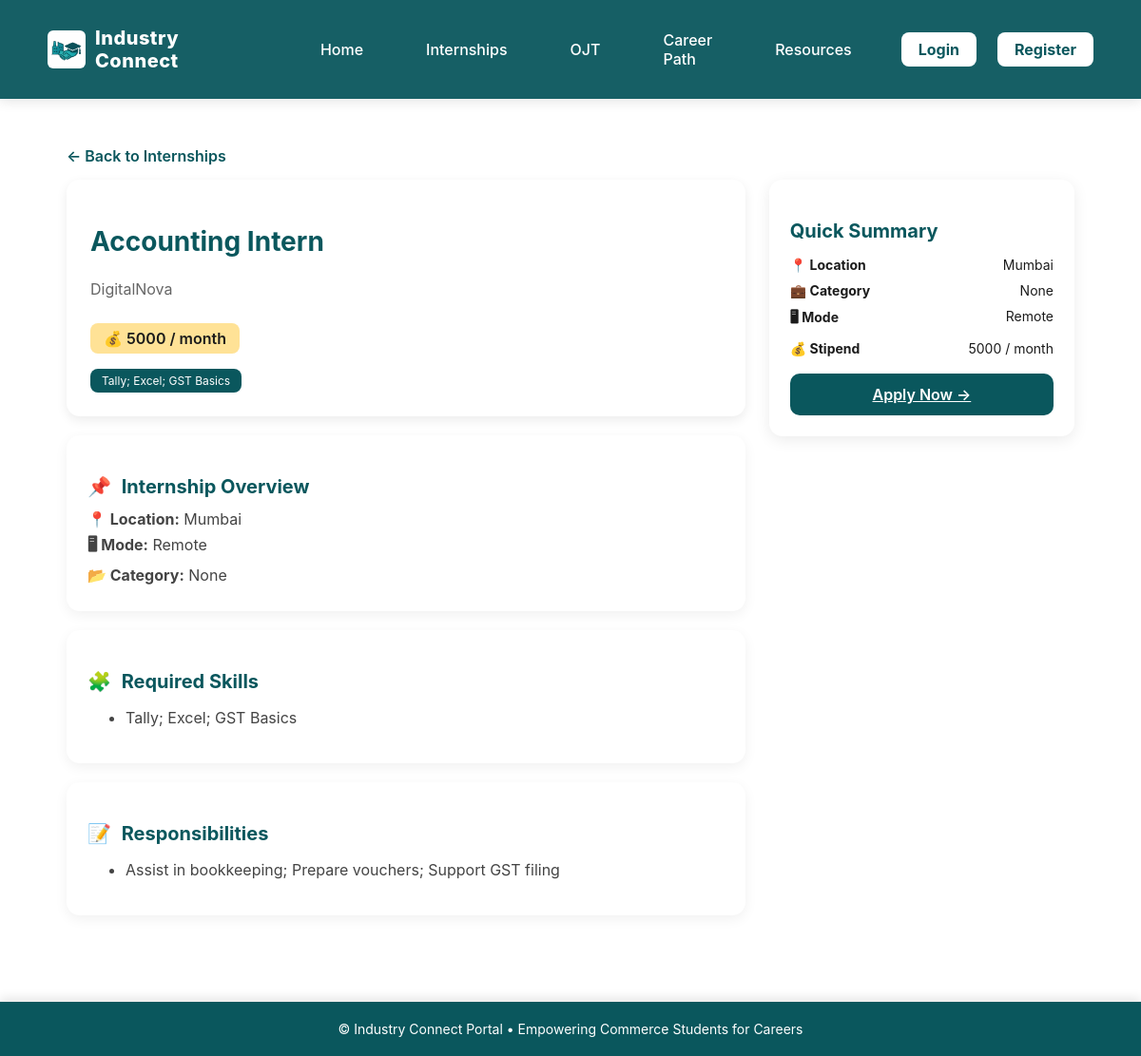
Screenshot of /internships/2 with the database file from the repository.
### models/internship.py (models this page shows, shortened)
class Internship(db.Model):
    __tablename__ = "internships"
    id = db.Column(db.Integer, primary_key=True)
    title = db.Column(db.String(255), nullable=False)
    slug = db.Column(db.String(255), unique=True)
    company_name = db.Column(db.String(255), nullable=False)
    company_id = db.Column(db.Integer, db.ForeignKey("companies.id"), nullable=True)
    employer_id = db.Column(db.Integer, db.ForeignKey("users.id"))
    category = db.Column(db.String(120), nullable=True)
    internship_type = db.Column(db.String(100), nullable=True)
    mode = db.Column(db.String(40), nullable=True)
    location = db.Column(db.String(150), nullable=True)
    duration = db.Column(db.String(80), nullable=True)
    stipend = db.Column(db.String(80), nullable=True)
    is_paid = db.Column(db.Boolean, default=False)
    skills = db.Column(db.Text, nullable=True)
    tags = db.Column(db.Text, nullable=True)
    responsibilities = db.Column(db.Text, nullable=True)
    company_info = db.Column(db.Text, nullable=True)
    offer_letter = db.Column(db.String(255), nullable=True)
    completion_certificate = db.Column(db.String(255), nullable=True)
    status = db.Column(db.String(40), default="Pending")
    created_at = db.Column(db.DateTime, default=datetime.utcnow)
    views = db.Column(db.Integer, default=0)
    applications_count = db.Column(db.Integer, default=0)
    popularity_score = db.Column(db.Float, default=0.0)
    is_active = db.Column(db.Boolean, default=True)
    applications = db.relationship(
        "Application",
        back_populates="internship",
        cascade="all, delete-orphan"
    )
    def skill_list(self):
        return [s.strip() for s in (self.skills or "").split(",") if s.strip()]

### blueprints/internships.py (the view, shortened to what this page needs)
@internships_bp.route("/<int:id>")
def internship_detail(id):
    internship = Internship.query.get_or_404(id)
    if internship.status != "Approved":
        flash("This internship is not approved yet.", "warning")
        return redirect(url_for("internships.internship_list"))
    is_owner = False
    has_applied = False
    is_saved = False
    return render_template(
        "internships/internship_detail.html",
        internship=internship,
        is_owner=is_owner,
        has_applied=has_applied,
        is_saved=is_saved,
    )

### templates/internships/internship_detail.html (shortened to what this page needs)
{% extends "base.html" %}
{% block content %}
<div class="internship-wrapper">
    <a href="{{ url_for('internships.internship_list') }}" class="back-btn">← Back to Internships</a>
    <div class="content-grid">
        <div>
            <div class="header-card">
                <h2 class="job-title">{{ internship.title }}</h2>
                <p class="company-name">
                    {{ internship.company_name or internship.company }}
                </p>
                {% if internship.stipend %}
                    <span class="stipend-pill">💰 {{ internship.stipend }}</span>
                {% else %}
                    <span class="stipend-pill unpaid">Unpaid</span>
                {% endif %}
                {% if internship.skill_list() %}
                <div class="skills-box">
                    {% for skill in internship.skill_list() %}
                        <span class="skill-tag">{{ skill }}</span>
                    {% endfor %}
                </div>
                {% endif %}
            </div>
            <div class="detail-card">
                <h3><span class="icon">📌</span> Internship Overview</h3>
                <div class="overview-list">
                    <p><b>📍 Location:</b> {{ internship.location or "Not specified" }}</p>
                    <p><b>🖥 Mode:</b> {{ internship.mode }}</p>
                    <p><b>📂 Category:</b> {{ internship.category }}</p>
                </div>
            </div>
            {% if internship.skill_list() %}
            <div class="detail-card">
                <h3><span class="icon">🧩</span> Required Skills</h3>
                <ul class="styled-list">
                    {% for skill in internship.skill_list() %}
                        <li>{{ skill }}</li>
                    {% endfor %}
                </ul>
            </div>
            {% endif %}
            {% if internship.responsibilities %}
            <div class="detail-card">
                <h3><span class="icon">📝</span> Responsibilities</h3>
                <ul class="styled-list">
                    {% for r in internship.responsibilities.split('.') if r.strip() %}
                        <li>{{ r.strip() }}</li>
                    {% endfor %}
                </ul>
            </div>
            {% endif %}
        </div>
        <div class="sidebar-card">
            <h3 class="sidebar-title">Quick Summary</h3>
            <div class="sidebar-row"><b>📍 Location</b><span>{{ internship.location or "Not specified" }}</span></div>
            <div class="sidebar-row"><b>💼 Category</b><span>{{ internship.category }}</span></div>
            <div class="sidebar-row"><b>🖥 Mode</b><span>{{ internship.mode }}</span></div>
            <div class="sidebar-row"><b>💰 Stipend</b><span>{{ internship.stipend or "Unpaid" }}</span></div>
            <a class="apply-btn-full" href="{{ url_for('internships.internship_apply', id=internship.id) }}">
                Apply Now →
            </a>
        </div>
    </div>
</div>
{% endblock %}

### templates/base.html (shortened to what this page needs)
<!doctype html>
<html lang="en">
<head>
  <link rel="stylesheet" href="{{ url_for('static', filename='css/style.css') }}">
</head>
<body>
<header class="site-header">
  <div class="container header-inner">
    <a class="brand" href="{{ url_for('public.home') }}">
      <img src="{{ url_for('static', filename='img/logo.png') }}" alt="Industry Connect">
      <span class="brand-text">Industry Connect</span>
    </a>
    <nav class="main-nav">
      {% if current_user.is_authenticated %}
        {% if current_user.role == 'college' %}
          <a href="{{ url_for('college.dashboard') }}">Dashboard</a>
          <a href="{{ url_for('college.students') }}">Students</a>
          <a href="{{ url_for('college.analytics') }}">Analytics</a>
        {% elif current_user.role == 'student' %}
          <a href="{{ url_for('student.dashboard') }}">Dashboard</a>
          <a href="{{ url_for('internships.internship_list') }}">Internships</a>
          <a href="{{ url_for('student.my_applications') }}">Applications</a>
          <a href="{{ url_for('ojt.ojt_list') }}">OJT</a>
        {% elif current_user.role == 'employer' %}
          <a href="{{ url_for('employer.dashboard') }}">Dashboard</a>
          <a href="{{ url_for('employer.internships') }}">My Internships</a>
        {% elif current_user.role == 'admin' %}
          <a href="{{ url_for('admin.dashboard') }}">Admin Panel</a>
        {% endif %}
      {% else %}
        <a href="{{ url_for('public.home') }}">Home</a>
        <a href="{{ url_for('internships.internship_list') }}">Internships</a>
        <a href="{{ url_for('ojt.ojt_list') }}">OJT</a>
        <a href="{{ url_for('career.career_path') }}">Career Path</a>
        <a href="{{ url_for('resources.index') }}">Resources</a>
      {% endif %}
    </nav>
    <div class="auth-links">
      {% if current_user.is_authenticated %}
        <a href="{{ url_for('auth.logout') }}" class="btn-white">Logout</a>
      {% else %}
        <a href="{{ url_for('auth.login') }}" class="btn-white">Login</a>
        <a href="{{ url_for('auth.register') }}" class="btn-white">Register</a>
      {% endif %}
    </div>
  </div>
</header>
<main class="site-main container">
  {% block content %}{% endblock %}
</main>
<footer class="site-footer">
  <div class="container">
    © Industry Connect Portal • Empowering Commerce Students for Careers
  </div>
</footer>
</body>
</html>

### static/css/style.css (style rules this page uses)
:root { --peacock: #006d66; --peacock-dark: #004c46; --muted: #f2f3f4; --text: #1b1b1b; --accent: #0ea5a4; --max-width: 1100px; --radius: 10px; --gap: 18px; --card-bg: #ffffff; }
* { box-sizing:border-box }
html,body { height:100%;margin:0;color:var(--text);font-family:Inter, system-ui, -apple-system, "Segoe UI", Roboto, "Helvetica Neue", Arial }
a { color:var(--peacock);text-decoration:underline }
.container { max-width:var(--max-width);margin:0 auto;padding:0 18px }
.site-header { background:linear-gradient(180deg,var(--peacock) 0%, var(--peacock-dark) 100%);color:white;box-shadow:0 4px 14px rgba(0,0,0,0.08);position:sticky;top:0;z-index:40 }
.header-inner { display:flex;align-items:center;gap:20px;padding:16px 0 }
.brand { display:flex;align-items:center;gap:12px;color:white;text-decoration:none }
.brand img { height:42px;width:42px;object-fit:contain;border-radius:6px;background:white;padding:4px }
.brand-text { font-weight:700;font-size:18px }
.main-nav { margin-left:28px;display:flex;gap:22px;align-items:center }
.main-nav a { color:rgba(255,255,255,0.95);text-decoration:none;padding:6px 8px;border-radius:6px }
.auth-links { margin-left:auto;display:flex;gap:12px;align-items:center }
.site-footer { background:#fafafa;border-top:1px solid #eee;padding:20px 0;margin-top:28px;color:#444;font-size:14px }

### templates/base.html (style rules this page uses)
:root { --primary: #0a575d; --primary-dark: #08474b; --light-bg: #f4ffff; --white: #ffffff; }
.site-header { width: 100%; background: rgba(10, 87, 93, 0.95); backdrop-filter: blur(6px); position: sticky; top: 0; z-index: 1000; padding: 10px 0; box-shadow: 0 3px 12px rgba(0,0,0,0.1); }
.header-inner { display: flex; align-items: center; justify-content: space-between; }
.brand { display: flex; align-items: center; gap: 10px; text-decoration: none; }
.brand img { height: 40px; }
.brand-text { font-size: 20px; font-weight: 800; color: var(--white); letter-spacing: .5px; }
.main-nav { display: flex; align-items: center; }
.main-nav a { color: var(--white); text-decoration: none; margin: 0 14px; font-weight: 500; transition: 0.25s; }
.btn-white { padding: 8px 18px; background: #ffffff; color: var(--primary) !important; font-weight: 700; border-radius: 8px; border: none; margin-left: 10px; text-decoration: none; transition: 0.25s; }
.auth-links { display: flex; align-items: center; }
.site-main { min-height: 70vh; padding: 30px 0; }
.site-footer { background: var(--primary); color: white; padding: 20px 0; margin-top: 40px; text-align: center; font-size: 14px; box-shadow: 0 -3px 10px rgba(0,0,0,0.1); }

### templates/internships/internship_detail.html (style rules this page uses)
.internship-wrapper { max-width: 1150px; margin: auto; padding: 20px; }
.back-btn { color: #0a575d; text-decoration: none; font-weight: 600; display: inline-block; margin-bottom: 15px; }
.content-grid { display: grid; gap: 25px; grid-template-columns: 2fr 0.9fr; }
.header-card { background: #fff; padding: 25px; border-radius: 14px; box-shadow: 0 4px 12px rgba(0,0,0,0.08); }
.job-title { font-size: 28px; font-weight: 700; color: #0a575d; }
.company-name { color: #666; margin-top: 5px; }
.stipend-pill { background: #ffe296; padding: 6px 14px; border-radius: 8px; display: inline-block; margin-top: 10px; font-weight: 600; }
.skills-box { margin-top: 12px; }
.skill-tag { background: #0a575d; color: white; padding: 5px 12px; border-radius: 8px; font-size: 12px; display: inline-block; margin: 4px 5px 0 0; }
.detail-card { padding: 22px; background: #ffffff; border-radius: 14px; margin-top: 20px; box-shadow: 0 4px 14px rgba(0,0,0,0.06); }
.detail-card h3 { font-size: 20px; font-weight: 700; color: #0a575d; margin-bottom: 12px; }
.icon { margin-right: 6px; }
.overview-list p { margin: 6px 0; color: #444; }
.styled-list li { margin-bottom: 8px; color: #444; }
.sidebar-card { background: #ffffff; padding: 22px; border-radius: 14px; height: fit-content; box-shadow: 0 4px 16px rgba(0,0,0,0.08); }
.sidebar-title { font-size: 20px; color: #0a575d; font-weight: 700; margin-bottom: 15px; }
.sidebar-row { display: flex; justify-content: space-between; margin: 10px 0; font-size: 14px; }
.apply-btn-full { width: 100%; display: block; background: #0a575d; color: white; padding: 12px; border-radius: 10px; text-align: center; margin-top: 18px; font-weight: 600; }

### rows the page displays
Internship: title "Accounting Intern", company_name "DigitalNova", stipend "5000 / month", skills "Tally; Excel; GST Basics", location "Mumbai", mode "Remote", category "None", strip "Assist in bookkeeping; Prepare vouchers; Support GST filing"
